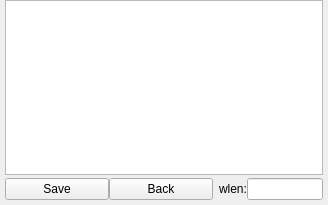
<?xml version="1.0" encoding="UTF-8"?>
<ui version="4.0">
 <class>WaveFixPageClass</class>
 <widget class="QWidget" name="WaveFixPageClass">
  <property name="geometry">
   <rect>
    <x>0</x>
    <y>0</y>
    <width>328</width>
    <height>205</height>
   </rect>
  </property>
  <property name="windowTitle">
   <string>Form</string>
  </property>
  <layout class="QGridLayout" name="gridLayout" columnstretch="2,1">
   <property name="leftMargin">
    <number>5</number>
   </property>
   <property name="topMargin">
    <number>0</number>
   </property>
   <property name="rightMargin">
    <number>5</number>
   </property>
   <property name="bottomMargin">
    <number>5</number>
   </property>
   <property name="verticalSpacing">
    <number>3</number>
   </property>
   <item row="0" column="0" colspan="2">
    <widget class="TableCtrl" name="tableView"/>
   </item>
   <item row="1" column="0">
    <layout class="QHBoxLayout" name="horizontalLayout">
     <item>
      <widget class="BtnCtrl" name="saveBtn">
       <property name="text">
        <string>Save</string>
       </property>
      </widget>
     </item>
     <item>
      <widget class="BtnCtrl" name="backBtn">
       <property name="text">
        <string>Back</string>
       </property>
      </widget>
     </item>
    </layout>
   </item>
   <item row="1" column="1">
    <layout class="QHBoxLayout" name="horizontalLayout_3">
     <item>
      <widget class="QLabel" name="label">
       <property name="text">
        <string>wlen:</string>
       </property>
      </widget>
     </item>
     <item>
      <widget class="EditCtrl" name="wlenEdit">
       <property name="sizePolicy">
        <sizepolicy hsizetype="Expanding" vsizetype="Expanding">
         <horstretch>0</horstretch>
         <verstretch>0</verstretch>
        </sizepolicy>
       </property>
      </widget>
     </item>
    </layout>
   </item>
  </layout>
 </widget>
 <customwidgets>
  <customwidget>
   <class>TableCtrl</class>
   <extends>QTableView</extends>
   <header>tablectrl.h</header>
  </customwidget>
  <customwidget>
   <class>BtnCtrl</class>
   <extends>QPushButton</extends>
   <header>btnctrl.h</header>
  </customwidget>
  <customwidget>
   <class>EditCtrl</class>
   <extends>QLineEdit</extends>
   <header>editctrl.h</header>
  </customwidget>
 </customwidgets>
 <resources/>
 <connections/>
</ui>
